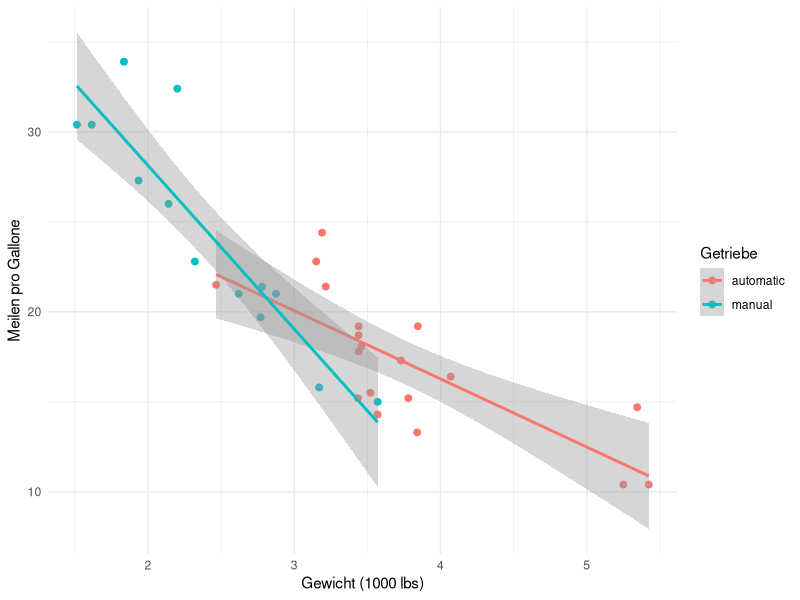
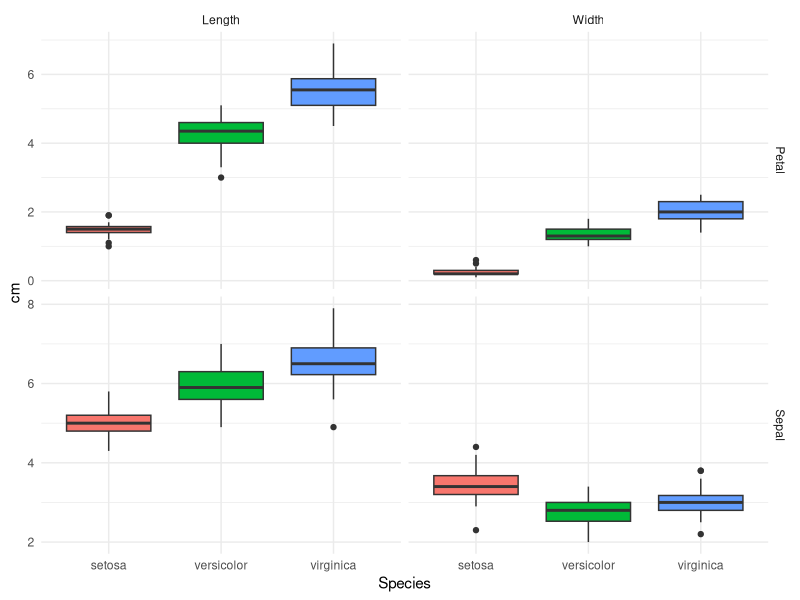
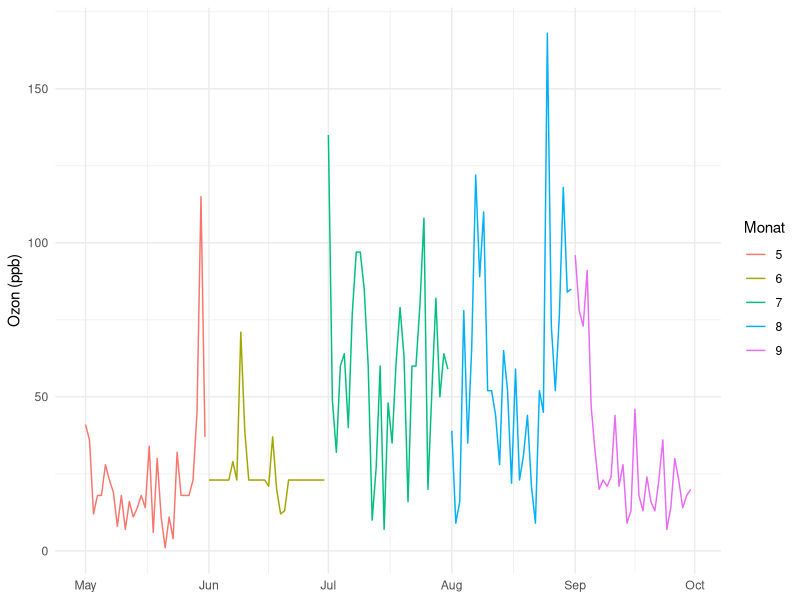

These charts were generated, in order, by the following R code:
## ---- chunk 1
# Hier laden wir die Pakete. Wir brauchen sie für alle Aufgaben.
knitr::opts_chunk$set(echo = TRUE, message = FALSE, warning = FALSE)
library(dplyr)
library(tidyr)
library(ggplot2)
library(purrr)
library(stringr)
theme_set(theme_minimal())
## ---- chunk 2
# Wir sehen uns die ersten Zeilen an.
cars <- mtcars |>
  tibble::rownames_to_column("model") |>
  mutate(am = factor(am, labels = c("automatic", "manual")),
         cyl = factor(cyl))
glimpse(cars)
## ---- chunk 3
# Wir gruppieren nach Zylindern und rechnen Mittelwert und Anzahl.
cars |>
  group_by(cyl) |>
  summarise(n = n(), mpg_mean = mean(mpg), mpg_sd = sd(mpg), .groups = "drop") |>
  arrange(desc(mpg_mean))
## ---- chunk 4
# slice_max nimmt die besten n Zeilen in jeder Gruppe.
cars |>
  group_by(am) |>
  slice_max(mpg, n = 3) |>
  select(am, model, mpg, hp)
## ---- chunk 5
# Jeder Punkt ist ein Auto. Die Linie ist das lineare Modell.
ggplot(cars, aes(wt, mpg, colour = am)) +
  geom_point(size = 2) +
  geom_smooth(method = "lm", se = TRUE) +
  labs(x = "Gewicht (1000 lbs)", y = "Meilen pro Gallone", colour = "Getriebe")
## ---- chunk 6
# Wie gut ist das Modell? Wir sehen die Koeffizienten und R².
model <- lm(mpg ~ wt + hp + am, data = cars)
summary(model)
## ---- chunk 7
# Breites Format -> langes Format. Das ist gut für ggplot.
iris_long <- iris |>
  mutate(id = row_number()) |>
  pivot_longer(-c(id, Species), names_to = "measure", values_to = "cm") |>
  separate(measure, into = c("part", "dimension"), sep = "\\.")
head(iris_long)
## ---- chunk 8
# Ein Boxplot für jede Art und jedes Maß.
ggplot(iris_long, aes(Species, cm, fill = Species)) +
  geom_boxplot(show.legend = FALSE) +
  facet_grid(part ~ dimension, scales = "free_y")
## ---- chunk 9
# Diese Funktion beschreibt einen Vektor mit wichtigen Zahlen.
describe <- function(x) {
  stopifnot(is.numeric(x))          # Nur Zahlen sind erlaubt.
  tibble(
    mean   = mean(x, na.rm = TRUE),
    median = median(x, na.rm = TRUE),
    sd     = sd(x, na.rm = TRUE),
    iqr    = IQR(x, na.rm = TRUE),
    n_na   = sum(is.na(x))
  )
}

# map_dfr ruft die Funktion für jede Spalte auf und macht eine Tabelle.
iris |>
  select(where(is.numeric)) |>
  map_dfr(describe, .id = "variable")
## ---- chunk 10
# Für jede Art machen wir ein eigenes lineares Modell.
iris |>
  group_by(Species) |>
  tidyr::nest() |>
  mutate(fit  = map(data, ~ lm(Petal.Length ~ Sepal.Length, data = .x)),
         r2   = map_dbl(fit, ~ summary(.x)$r.squared),
         slope = map_dbl(fit, ~ coef(.x)[2])) |>
  select(Species, r2, slope)
## ---- chunk 11
# Wir suchen Automarken im Modellnamen. Das erste Wort ist die Marke.
cars |>
  mutate(brand = word(model, 1)) |>
  count(brand, sort = TRUE) |>
  filter(n > 1)
## ---- chunk 12
# Wie viele Werte fehlen pro Spalte?
airquality |> summarise(across(everything(), ~ sum(is.na(.x))))

# Wir ersetzen fehlende Werte mit dem Median vom gleichen Monat.
aq_clean <- airquality |>
  group_by(Month) |>
  mutate(across(c(Ozone, Solar.R), ~ coalesce(.x, median(.x, na.rm = TRUE)))) |>
  ungroup()
## ---- chunk 13
# Ozon über die Zeit, eine Farbe pro Monat.
aq_clean |>
  mutate(date = as.Date(sprintf("1973-%02d-%02d", Month, Day))) |>
  ggplot(aes(date, Ozone, colour = factor(Month))) +
  geom_line() +
  labs(x = NULL, y = "Ozon (ppb)", colour = "Monat")
